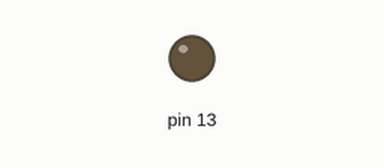
Recording of a sketch running on a simulated Arduino Uno, built with avr-gcc and run on an emulated ATmega328P. On the bench: output pins drawn as LEDs (lit = HIGH). Dashed ring = blinking.

Above: at 1.0 s.
At 2.5 s:
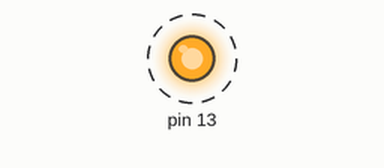
Timing chart, 0 to 4.6 s (numbered marks = the images above):
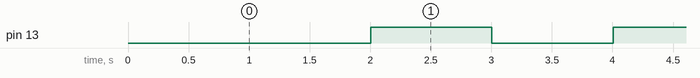

Measured:
- by itself, pin 13: alternates HIGH for 1.0 s and LOW for 1.0 s

The sketch:

millis.ino
```cpp
unsigned long previousTime = 0;   // LED 상태를 변경한 시간
boolean isOn = false;              // LED 상태

void setup() {
  pinMode(13, OUTPUT);
}

void loop() {
  unsigned long currentTime = millis();

  // 현재 시간이 지난 번 변경 시간 + 1초 보다 클 때
  if( currentTime > previousTime + 1000 ) {
    // LED 제어
    if(isOn) {
      digitalWrite(13, HIGH);
    } else {
      digitalWrite(13, LOW);
    }
    isOn = !isOn;   // LED 상태 변경
    previousTime = currentTime; // 변경 시간 변경
  }

  // 버튼 상태 읽어서 LED 제어
}
```
